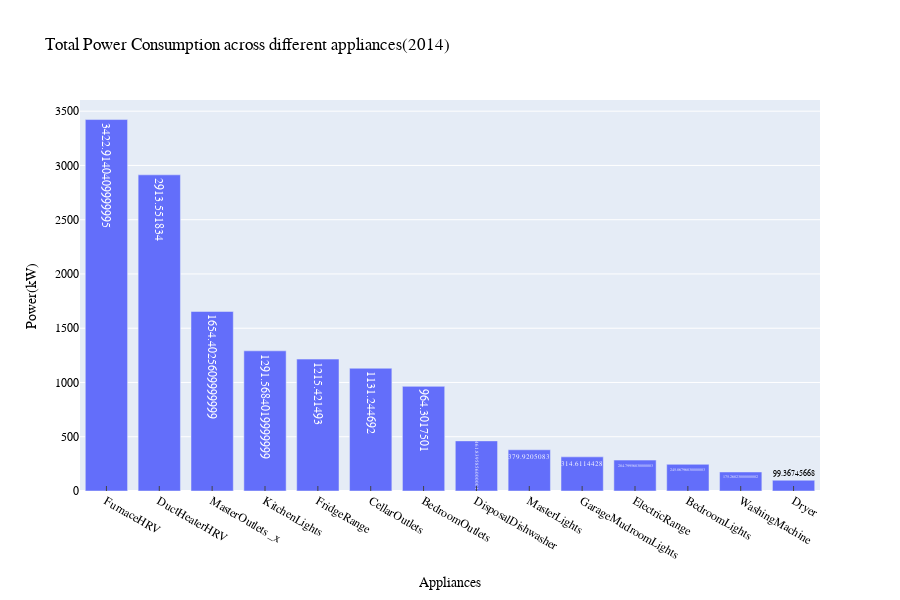
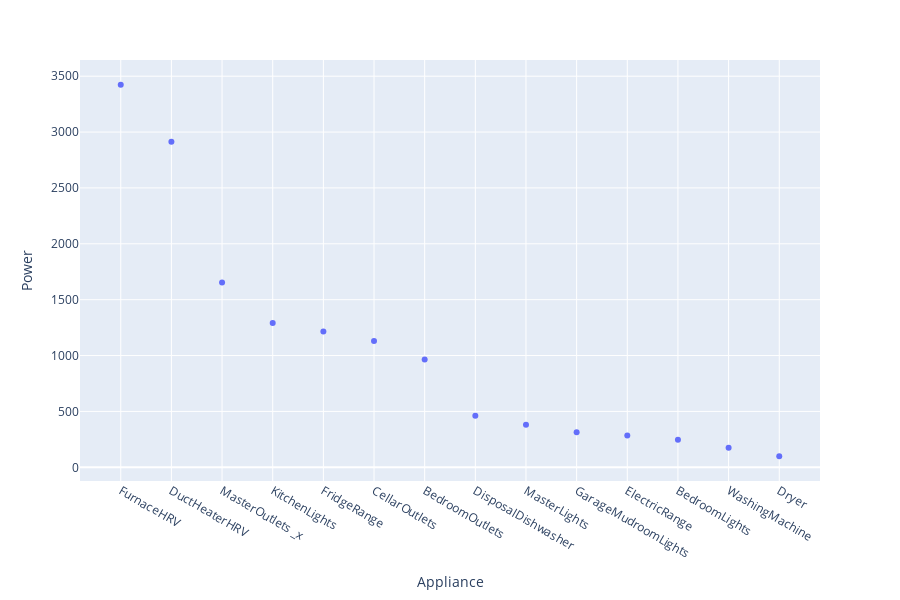

The cell these charts' notebook holds for them, in order:
### Code cell
fig = px.bar(HomeA_2014, x='Appliance', y='Power', title='Total Power Consumption across different appliances(2014)', text='Power')
fig.update_xaxes(ticks='inside',title_font=dict(family='Georgia', color='black'),tickfont=dict(family='Georgia', color='black'))
fig.update_yaxes(title_font=dict(family='Georgia', color='black'),tickfont=dict(family='Georgia', color='black'))
fig.update_layout(font=dict(family='Georgia',color='black'),xaxis_title='Appliances', yaxis_title='Power(kW)')
fig.show()

fig_A = px.scatter(HomeA_2014, x="Appliance", y="Power")
fig_A.show()

### Figure 1 — Plotly figure (JSON) as saved in the notebook; plotly's stock layout.template omitted (floating-point values rounded to 4 significant figures)
{"data": [{"alignmentgroup": "True", "hoverlabel": {"namelength": 0}, "hovertemplate": "Appliance=%{x}<br>Power=%{text}", "legendgroup": "", "marker": {"color": "#636efa"}, "name": "", "offsetgroup": "", "orientation": "v", "showlegend": false, "text": [3423.0, 2914.0, 1654.0, 1292.0, 1215.0, 1131.0, 964.3, 461.8, 379.9, 314.6, 284.8, 245.9, 175.3, 99.37], "textposition": "auto", "type": "bar", "x": ["FurnaceHRV ", "DuctHeaterHRV ", "MasterOutlets _x", "KitchenLights ", "FridgeRange ", "CellarOutlets ", "BedroomOutlets ", "DisposalDishwasher ", "MasterLights ", "GarageMudroomLights ", "ElectricRange ", "BedroomLights ", "WashingMachine ", "Dryer "], "xaxis": "x", "y": [3423.0, 2914.0, 1654.0, 1292.0, 1215.0, 1131.0, 964.3, 461.8, 379.9, 314.6, 284.8, 245.9, 175.3, 99.37], "yaxis": "y"}], "layout": {"barmode": "relative", "font": {"color": "black", "family": "Georgia"}, "height": 600, "legend": {"tracegroupgap": 0}, "title": {"text": "Total Power Consumption across different appliances(2014)"}, "xaxis": {"anchor": "y", "domain": [0, 1], "tickfont": {"color": "black", "family": "Georgia"}, "ticks": "inside", "title": {"text": "Appliances"}}, "yaxis": {"anchor": "x", "domain": [0, 1], "tickfont": {"color": "black", "family": "Georgia"}, "title": {"text": "Power(kW)"}}}}

### Figure 2 — Plotly figure (JSON) as saved in the notebook; plotly's stock layout.template omitted (floating-point values rounded to 4 significant figures)
{"data": [{"hoverlabel": {"namelength": 0}, "hovertemplate": "Appliance=%{x}<br>Power=%{y}", "legendgroup": "", "marker": {"color": "#636efa", "symbol": "circle"}, "mode": "markers", "name": "", "showlegend": false, "type": "scatter", "x": ["FurnaceHRV ", "DuctHeaterHRV ", "MasterOutlets _x", "KitchenLights ", "FridgeRange ", "CellarOutlets ", "BedroomOutlets ", "DisposalDishwasher ", "MasterLights ", "GarageMudroomLights ", "ElectricRange ", "BedroomLights ", "WashingMachine ", "Dryer "], "xaxis": "x", "y": [3423.0, 2914.0, 1654.0, 1292.0, 1215.0, 1131.0, 964.3, 461.8, 379.9, 314.6, 284.8, 245.9, 175.3, 99.37], "yaxis": "y"}], "layout": {"height": 600, "legend": {"tracegroupgap": 0}, "margin": {"t": 60}, "xaxis": {"anchor": "y", "domain": [0, 1], "title": {"text": "Appliance"}}, "yaxis": {"anchor": "x", "domain": [0, 1], "title": {"text": "Power"}}}}
